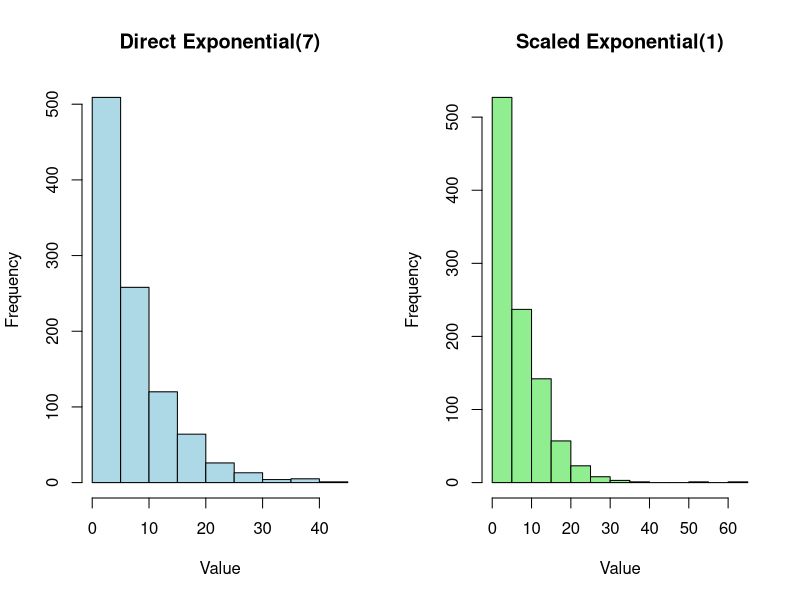
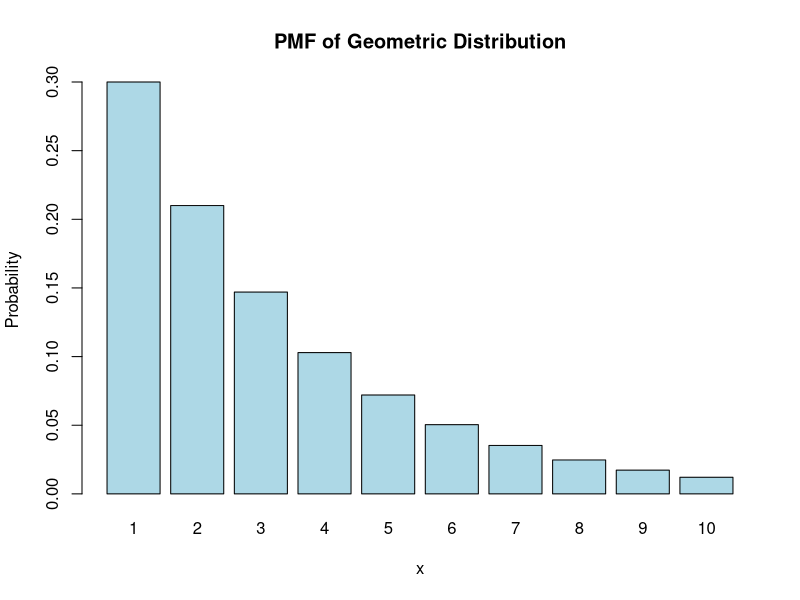
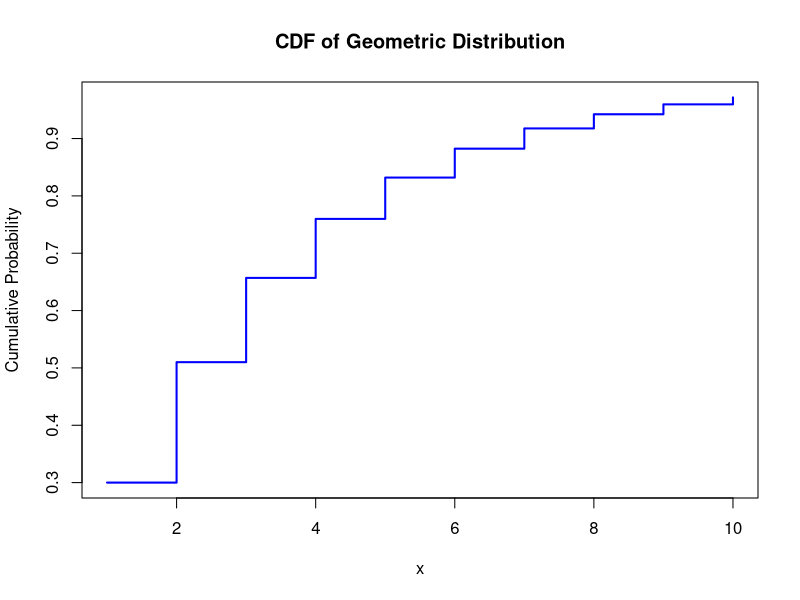

These figures' R source, in order:
# Q1 a) Generate samples from the Exponential (mean = 7) distribution in two ways: i) Directly from Exponential (7), ii) first obtain a sample from Exp(1) random variable, then multiply it by 7.
set.seed(69420)
n <- 1000

samples_direct <- rexp(n, rate = 1/7)
samples_scaled <- rexp(n, rate = 1) * 7

par(mfrow=c(1,2))
hist(samples_direct, main="Direct Exponential(7)", xlab="Value", col="lightblue", border="black")
hist(samples_scaled, main="Scaled Exponential(1)", xlab="Value", col="lightgreen", border="black")

# Q1 b) (b) Compute the mean of the resulting sample and compare it to the theoretical mean. Do the same for variance.
mean_direct <- mean(samples_direct)
var_direct <- var(samples_direct)
mean_scaled <- mean(samples_scaled)
var_scaled <- var(samples_scaled)
theoretical_mean <- 7
theoretical_var <- theoretical_mean^2

# table
results <- data.frame(
  Method = c("Direct Exponential(7)", "Scaled Exponential(1)"),
  Sample_Mean = c(mean_direct, mean_scaled),
  Sample_Var = c(var_direct, var_scaled),
  Theoretical_Mean = theoretical_mean,
  Theoretical_Var = theoretical_var
)
print(results)

# Q3 a) Generate a random sample of size 1000 from a geometric distribution with a probability of success p = 0.3.
set.seed(69420)
n <- 1000
p <- 0.3
geo_samples <- rgeom(n, prob = p)
print(geo_samples)

# Q3 b) Calculate the mean and variance of the generated sample.
mean_geo <- mean(geo_samples)
var_geo <- var(geo_samples)
print(mean_geo)
print(var_geo)

# Q3 c) Plot the probability mass function (PMF) of the geometric distribution. Use x = 1,2, ... ,10.
x <- 1:10
pmf <- dgeom(x - 1, prob = p)
par(mfrow=c(1,1))
barplot(pmf, names.arg = x, main = "PMF of Geometric Distribution", xlab = "x", ylab = "Probability", col = "lightblue")

# Q3 d) (d) Calculate and plot the cumulative distribution function (CDF) of the geometric distribution.
cdf <- pgeom(x - 1, prob = p)
plot(x, cdf, type = "s", main = "CDF of Geometric Distribution", xlab = "x", ylab = "Cumulative Probability", col = "blue", lwd = 2)
